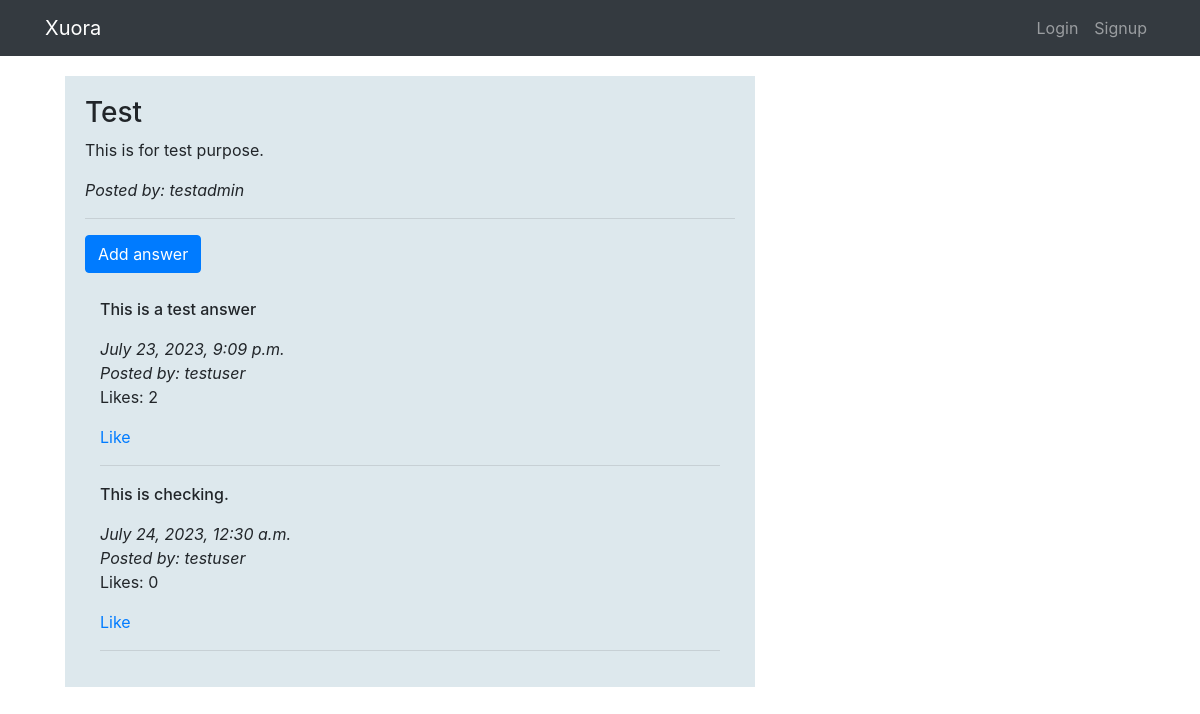
Screenshot of /question/1 with the database file from the repository.
### firstapp/models.py (models this page shows)
class Question(models.Model):
    author = models.ForeignKey(User, on_delete=models.CASCADE)
    title = models.CharField(max_length=200)
    text = models.TextField()
    created_date = models.DateTimeField(default=timezone.now)

class Comment(models.Model):
    question = models.ForeignKey('firstapp.Question', related_name='comments', on_delete=models.CASCADE)
    author = models.CharField(max_length=200)
    text = models.TextField()
    created_date = models.DateTimeField(default=timezone.now)
    likes = models.ManyToManyField(User, related_name='answer_likes')

### firstapp/views.py (the view)
# urls.py: path('question/<int:pk>', views.QuestionDetailView.as_view(), name='question_detail'),
class QuestionDetailView(DetailView):
    model = Question

### firstapp/templates/firstapp/question_detail.html
{% extends 'firstapp/base.html' %}
{% block content %}
  <div class="quescontent">
    <h3 class='posttitle loader'>{{ question.title }}</h3>
    <p class='postcontent' >{{ question.text|safe|linebreaksbr }}</p>
    <i>Posted by: {{ question.author }}</i>
    <hr>
    <a class="btn btn-primary btn-comment" href="{% url 'add_comment' question.pk%}">Add answer</a>
    <div class="container">
    <br>
    {% for comment in question.comments.all %}
      <div class="ans">{{ comment.text|linebreaks }}</div>
      <i>{{ comment.created_date }}</i>
      <br>
      <i>Posted by: {{ comment.author }}</i>
      <p>Likes: {{ comment.likes.count }}</p>
      {% if user in comment.likes.all %}
        <a href="{% url 'like_comment' comment.id %}">Unlike</a>
      {% else %}
        <a href="{% url 'like_comment' comment.id %}">Like</a>
      {% endif %}
      <hr>
    {% empty %}
      <p>No answer posted.</p>
    {% endfor %}
    </div>
  </div>
{% endblock %}

### firstapp/templates/firstapp/base.html (shortened to what this page needs)
<!DOCTYPE html>
{% load static %}
<html>
  <head>
    <link rel="stylesheet" href="https://stackpath.bootstrapcdn.com/bootstrap/4.1.3/css/bootstrap.min.css"
>
    <link rel="stylesheet" type="text/css" href="{% static 'master.css' %}">
  </head>
  <body >
    <nav class="navbar navbar-expand-lg navbar-dark bg-dark">
      <div class="container">
        <div class="navbar-nav align-items-center">
          <a class="navbar-brand bigbrand" href="{% url 'question_list' %}" style="margin-right: 20px;">Xuora </a>
        </div>
        <div class="navbar-nav align-items-center ml-auto">
          {% if user.is_authenticated %}
            <a class="nav-item nav-link" href="{% url 'add_question' %}">Post Question</a>
            <a class="nav-item nav-link" href="{% url 'logout' %}">Log out</a>
            <a class="nav-item nav-link" style="margin-left: 15px;">Welcome: {{ user.username }}</a>
          {% else %}
            <a class="nav-item nav-link" href="{% url 'login' %}" aria-label="Login">Login</a>
            <a class="nav-item nav-link" href="{% url 'signup' %}" >Signup</a>
          {% endif %}
        </div>
      </div>
    </nav>
      <div class="container">
          <div class="row">
              <div class="col-md-8">
                <div class="posts">
                  {% block content %}
                  {% endblock %}
                </div>
              </div>
          </div>
        </div>
  </body>
</html>

### firstapp/static/master.css (style rules this page uses)
.quescontent { padding: 20px; background-color: rgb(221, 232, 237); }
.posts { padding: 20px; }
.ans { font-weight: 500; }

### rows the page displays
Question: title "Test", text "This is for test purpose.", author "testadmin"
Comment: text "This is a test answer", created_date "July 23, 2023, 9:09 p.m.", author "testuser", likes.count "2", shows "Like"
Comment: text "This is checking.", created_date "July 24, 2023, 12:30 a.m.", author "testuser", likes.count "0", shows "Like"
